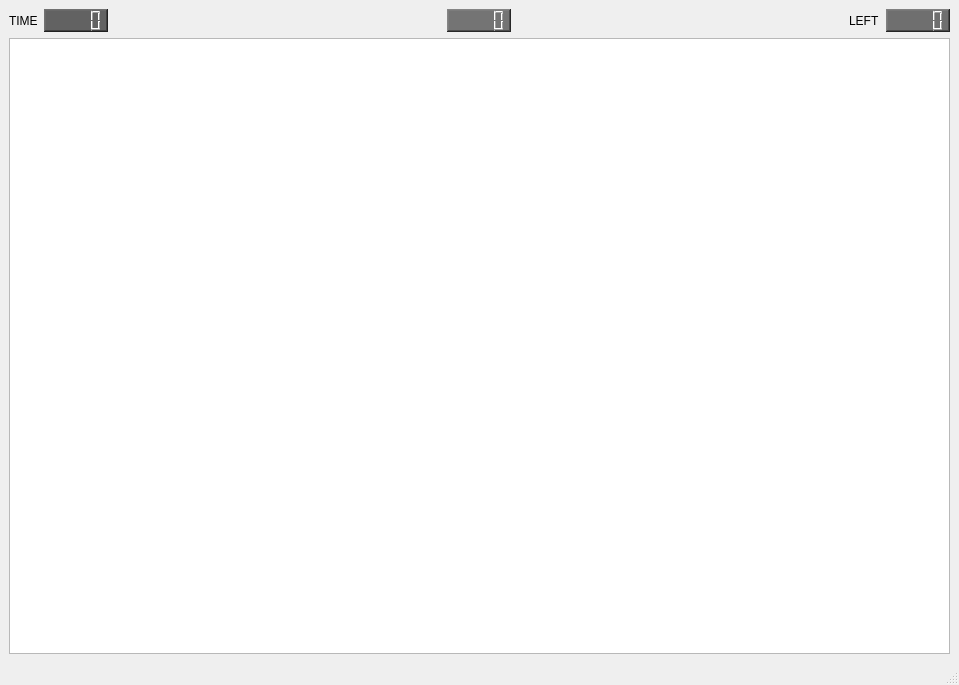
<?xml version="1.0" encoding="UTF-8"?>
<ui version="4.0">
 <class>Bomberman</class>
 <widget class="QMainWindow" name="Bomberman">
  <property name="geometry">
   <rect>
    <x>0</x>
    <y>0</y>
    <width>959</width>
    <height>685</height>
   </rect>
  </property>
  <property name="windowTitle">
   <string>Bomberman</string>
  </property>
  <widget class="QWidget" name="centralwidget">
   <layout class="QGridLayout" name="gridLayout">
    <item row="0" column="0">
     <layout class="QHBoxLayout" name="horizontalLayout">
      <item>
       <widget class="QLabel" name="label_2">
        <property name="styleSheet">
         <string notr="true">font: 75 12pt &quot;8514oem&quot;;</string>
        </property>
        <property name="text">
         <string>TIME</string>
        </property>
       </widget>
      </item>
      <item>
       <widget class="QLCDNumber" name="lcdNumber_3">
        <property name="styleSheet">
         <string notr="true">background-color: rgb(98, 98, 98);
font: 12pt &quot;8514oem&quot;;</string>
        </property>
        <property name="frameShape">
         <enum>QFrame::WinPanel</enum>
        </property>
       </widget>
      </item>
      <item>
       <spacer name="horizontalSpacer_2">
        <property name="orientation">
         <enum>Qt::Horizontal</enum>
        </property>
        <property name="sizeHint" stdset="0">
         <size>
          <width>40</width>
          <height>20</height>
         </size>
        </property>
       </spacer>
      </item>
      <item>
       <widget class="QLCDNumber" name="lcdNumber_2">
        <property name="styleSheet">
         <string notr="true">background-color: rgb(116, 116, 116);</string>
        </property>
        <property name="frameShape">
         <enum>QFrame::WinPanel</enum>
        </property>
       </widget>
      </item>
      <item>
       <spacer name="horizontalSpacer">
        <property name="orientation">
         <enum>Qt::Horizontal</enum>
        </property>
        <property name="sizeHint" stdset="0">
         <size>
          <width>40</width>
          <height>20</height>
         </size>
        </property>
       </spacer>
      </item>
      <item>
       <widget class="QLabel" name="label">
        <property name="styleSheet">
         <string notr="true">font: 75 12pt &quot;8514oem&quot;;</string>
        </property>
        <property name="text">
         <string>LEFT</string>
        </property>
       </widget>
      </item>
      <item>
       <widget class="QLCDNumber" name="lcdNumber">
        <property name="styleSheet">
         <string notr="true">background-color: rgb(111, 111, 111);</string>
        </property>
        <property name="frameShape">
         <enum>QFrame::WinPanel</enum>
        </property>
       </widget>
      </item>
     </layout>
    </item>
    <item row="1" column="0">
     <widget class="QGraphicsView" name="graphicsView">
      <property name="maximumSize">
       <size>
        <width>16000000</width>
        <height>16000000</height>
       </size>
      </property>
      <property name="styleSheet">
       <string notr="true"/>
      </property>
      <property name="foregroundBrush">
       <brush brushstyle="NoBrush">
        <color alpha="255">
         <red>0</red>
         <green>0</green>
         <blue>0</blue>
        </color>
       </brush>
      </property>
     </widget>
    </item>
   </layout>
  </widget>
  <widget class="QMenuBar" name="menubar">
   <property name="geometry">
    <rect>
     <x>0</x>
     <y>0</y>
     <width>959</width>
     <height>26</height>
    </rect>
   </property>
  </widget>
  <widget class="QStatusBar" name="statusbar"/>
 </widget>
 <resources/>
 <connections/>
</ui>
